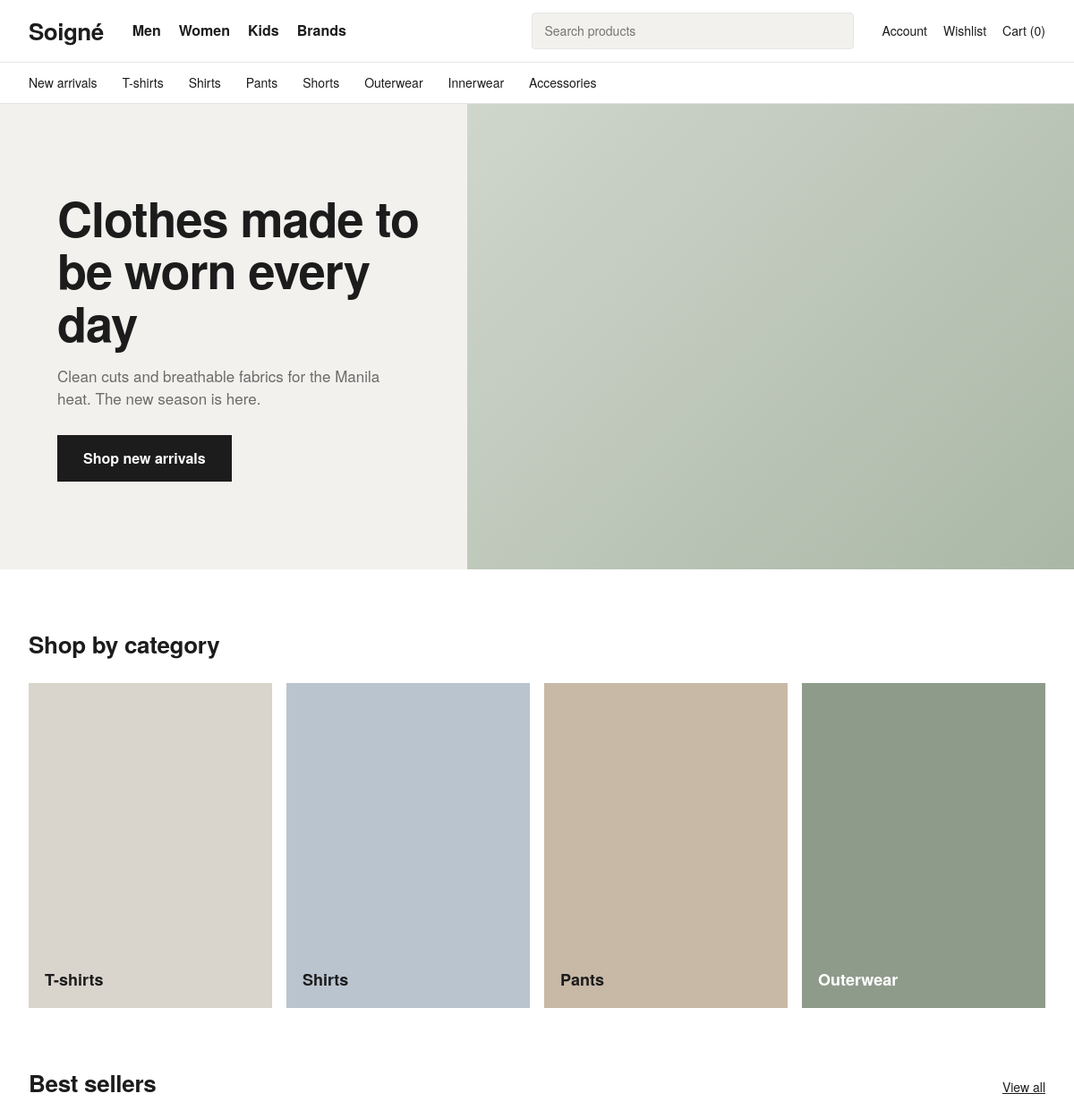
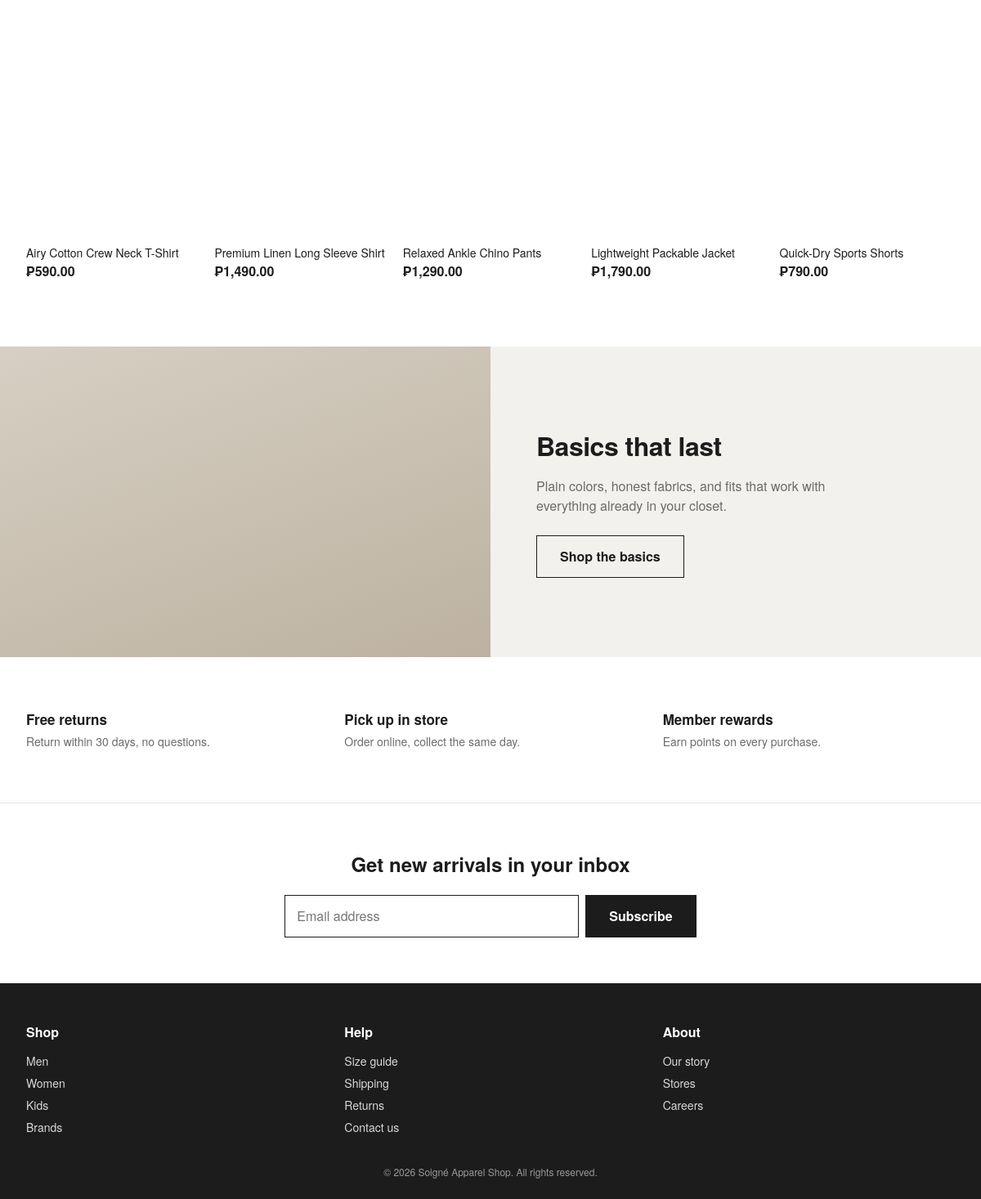
The page / on the database its author committed (2 pictures, top to bottom).
### tables this page shows
CREATE TABLE products (
  product_id  INT AUTO_INCREMENT PRIMARY KEY,
  supplier_id INT NOT NULL,
  name        VARCHAR(150)  NOT NULL,
  category    VARCHAR(50),
  department  ENUM('men','women','kids') NOT NULL DEFAULT 'men',
  price       DECIMAL(10,2) NOT NULL,
  description TEXT,
  created_at  DATETIME DEFAULT CURRENT_TIMESTAMP,
  INDEX idx_department (department),
  FOREIGN KEY (supplier_id) REFERENCES suppliers(supplier_id)
);

CREATE TABLE product_colors (
  product_color_id INT AUTO_INCREMENT PRIMARY KEY,
  product_id       INT         NOT NULL,
  color            VARCHAR(30) NOT NULL,
  image            VARCHAR(255),
  FOREIGN KEY (product_id) REFERENCES products(product_id),
  UNIQUE KEY uniq_product_color (product_id, color)
);

### includes/config.php (called while the page is built, shortened)
<?php
if (!function_exists('peso')) {
    function peso($amount) {
        return '₱' . number_format($amount, 2);
    }
}

### index.php (the view, shortened to what this page needs)
<?php
  include_once("includes/header.php");
  include_once("includes/config.php");
  $q = "SELECT DISTINCT p.*
      FROM products p
      JOIN product_colors pc ON pc.product_id = p.product_id
      JOIN product_variants v ON v.product_color_id = pc.product_color_id
      WHERE v.stock > 0";
  $result = mysqli_query($conn, $q);
?>
  <main>
    <section class="hero">
      <div class="hero-text">
        <h1>Clothes made to be worn every day</h1>
        <p>Clean cuts and breathable fabrics for the Manila heat. The new season is here.</p>
        <a href="#" class="btn">Shop new arrivals</a>
      </div>
      <div class="hero-img" role="img" aria-label="Model wearing a linen shirt"></div>
    </section>
    <section class="section">
      <h2>Shop by category</h2>
      <div class="cat-grid">
        <a href="#" class="cat c1"><span>T-shirts</span></a>
        <a href="#" class="cat c2"><span>Shirts</span></a>
        <a href="#" class="cat c3"><span>Pants</span></a>
        <a href="#" class="cat c4"><span>Outerwear</span></a>
      </div>
    </section>
    <section class="section">
      <div class="section-head">
        <h2>Best sellers</h2>
        <a href="#">View all</a>
      </div>
      <div class="product-row">
        <?php while ($p = mysqli_fetch_assoc($result)) {
          $q2 = "SELECT image FROM product_colors WHERE product_id = ? LIMIT 1";
          $stmt = mysqli_prepare($conn, $q2);
          mysqli_stmt_bind_param($stmt, 'i', $p['product_id']);
          mysqli_stmt_execute($stmt);
          $color = mysqli_fetch_assoc(mysqli_stmt_get_result($stmt));
          ?>
          <a href="product.php?id=<?php echo $p['product_id']; ?>" class="product">
            <div class="thumb" style="background-image: url('images/<?php echo ($color['image']); ?>')"></div>
            <p class="name"><?php echo ($p['name']); ?></p>
            <p class="price"><?php echo peso($p['price']); ?></p>
          </a>
        <?php } ?>
      </div>
    </section>
    <section class="feature">
      <div class="feature-img" role="img" aria-label="Folded basics"></div>
      <div class="feature-text">
        <h2>Basics that last</h2>
        <p>Plain colors, honest fabrics, and fits that work with everything already in your closet.</p>
        <a href="#" class="btn btn-outline">Shop the basics</a>
      </div>
    </section>
    <section class="perks">
      <div><h3>Free returns</h3><p>Return within 30 days, no questions.</p></div>
      <div><h3>Pick up in store</h3><p>Order online, collect the same day.</p></div>
      <div><h3>Member rewards</h3><p>Earn points on every purchase.</p></div>
    </section>
    <section class="newsletter">
      <h2>Get new arrivals in your inbox</h2>
      <form onsubmit="return false">
        <input type="email" placeholder="Email address" aria-label="Email address">
        <button class="btn" type="submit">Subscribe</button>
      </form>
    </section>
  </main>
<?php
  include_once("includes/footer.php");
?>

### includes/header.php (shortened to what this page needs)
<?php
include ('config.php');
$cart_count = 0;
?>
<!DOCTYPE html>
<html lang="en">
<head>
  <link rel="stylesheet" href="<?php echo BASE_URL; ?>styles/homepage.css">
</head>
<body>
<header class="site-header">
    <a href="<?php echo BASE_URL; ?>index.php" class="logo">Soigné</a>
    <nav class="main-nav" aria-label="Main">
    <a href="<?php echo BASE_URL; ?>department.php?dept=men"   class="<?php echo (($dept ?? '') === 'men')   ? 'active' : ''; ?>">Men</a>
    <a href="<?php echo BASE_URL; ?>department.php?dept=women" class="<?php echo (($dept ?? '') === 'women') ? 'active' : ''; ?>">Women</a>
    <a href="<?php echo BASE_URL; ?>department.php?dept=kids"  class="<?php echo (($dept ?? '') === 'kids')  ? 'active' : ''; ?>">Kids</a>
    <a href="<?php echo BASE_URL; ?>brands.php" class="<?php echo (($nav_active ?? '') === 'brands') ? 'active' : ''; ?>">Brands</a>
  </nav>
    <form class="search" role="search" onsubmit="return false">
      <input type="search" placeholder="Search products" aria-label="Search products">
    </form>
    <div class="icons">
      <a href="#">Account</a>
      <a href="#">Wishlist</a>
      <a href="cart.php">Cart (<?php echo $cart_count; ?>)</a>
    </div>
  </header>
  <nav class="sub-nav" aria-label="Men categories">
    <a href="#">New arrivals</a>
    <a href="#">T-shirts</a>
    <a href="#">Shirts</a>
    <a href="#">Pants</a>
    <a href="#">Shorts</a>
    <a href="#">Outerwear</a>
    <a href="#">Innerwear</a>
    <a href="#">Accessories</a>
  </nav>

### includes/footer.php
    <footer class="site-footer">
        <div class="cols">
        <div><h4>Shop</h4>
            <a href="<?php echo BASE_URL; ?>department.php?dept=men"   class="<?php echo (($dept ?? '') === 'men')   ? 'active' : ''; ?>">Men</a>
            <a href="<?php echo BASE_URL; ?>department.php?dept=women" class="<?php echo (($dept ?? '') === 'women') ? 'active' : ''; ?>">Women</a>
            <a href="<?php echo BASE_URL; ?>department.php?dept=kids"  class="<?php echo (($dept ?? '') === 'kids')  ? 'active' : ''; ?>">Kids</a>
            <a href="<?php echo BASE_URL; ?>brands.php" class="<?php echo (($nav_active ?? '') === 'brands') ? 'active' : ''; ?>">Brands</a>
        </div>
        <div><h4>Help</h4><a href="#">Size guide</a><a href="#">Shipping</a><a href="#">Returns</a><a href="#">Contact us</a></div>
        <div><h4>About</h4><a href="#">Our story</a><a href="#">Stores</a><a href="#">Careers</a></div>
        </div>
        <p class="copy">© 2026 Soigné Apparel Shop. All rights reserved.</p>
    </footer>
</body>
</html>

### styles/homepage.css (style rules this page uses)
:root { --ink: #1c1c1c; --muted: #6b6b6b; --line: #e5e5e5; --paper: #ffffff; --stone: #f3f1ee; --accent: #b3261e; --font: "Helvetica Neue", Helvetica, Arial, sans-serif; }
* { box-sizing: border-box; margin: 0; padding: 0; }
html { scroll-behavior: smooth; }
body { font-family: var(--font); color: var(--ink); background: var(--paper); line-height: 1.5; }
a { color: inherit; text-decoration: none; }
.site-header { display: flex; align-items: center; gap: 32px; padding: 14px 32px; border-bottom: 1px solid var(--line); position: sticky; top: 0; background: var(--paper); z-index: 10; }
.logo { font-size: 26px; font-weight: 700; letter-spacing: -0.5px; }
.main-nav { display: flex; gap: 20px; font-weight: 600; }
.main-nav a { padding: 4px 0; border-bottom: 2px solid transparent; }
.search { flex: 1; max-width: 360px; margin-left: auto; }
.search input { width: 100%; padding: 9px 14px; border: 1px solid var(--line); border-radius: 4px; background: var(--stone); font: inherit; font-size: 14px; }
.icons { display: flex; gap: 18px; font-size: 14px; }
.sub-nav { display: flex; gap: 28px; padding: 12px 32px; overflow-x: auto; border-bottom: 1px solid var(--line); font-size: 14px; white-space: nowrap; }
.btn { display: inline-block; padding: 13px 28px; background: var(--ink); color: #fff; border: 1px solid var(--ink); font: inherit; font-weight: 600; cursor: pointer; }
.btn-outline { background: transparent; color: var(--ink); }
.hero { display: grid; grid-template-columns: 1fr 1.3fr; min-height: 520px; background: var(--stone); }
.hero-text { padding: 64px 48px 64px 64px; align-self: center; }
.hero-text h1 { font-size: clamp(34px, 4.5vw, 56px); line-height: 1.08; letter-spacing: -1px; margin-bottom: 18px; }
.hero-text p { color: var(--muted); max-width: 40ch; margin-bottom: 28px; font-size: 17px; }
.hero-img { background: linear-gradient(135deg, #cfd6cc 0%, #aab7a6 100%); }
.section { padding: 64px 32px 0; max-width: 1280px; margin: 0 auto; }
.section h2 { font-size: 26px; letter-spacing: -0.3px; margin-bottom: 24px; }
.section-head { display: flex; justify-content: space-between; align-items: baseline; }
.section-head a { font-size: 14px; text-decoration: underline; }
.cat-grid { display: grid; grid-template-columns: repeat(4, 1fr); gap: 16px; }
.cat { aspect-ratio: 3 / 4; display: flex; align-items: flex-end; padding: 18px; font-weight: 600; font-size: 18px; }
.c1 { background: #d9d4cc; }
.c2 { background: #b9c4cf; }
.c3 { background: #c7b9a6; }
.c4 { background: #8f9b8a; color: #fff; }
.product-row { display: grid; grid-template-columns: repeat(5, 1fr); gap: 16px; }
.thumb { aspect-ratio: 3 / 4; margin-bottom: 10px; }
.product .name { font-size: 14px; }
.price { font-weight: 700; }
.feature { display: grid; grid-template-columns: 1fr 1fr; margin-top: 80px; background: var(--stone); }
.feature-img { background: linear-gradient(160deg, #d6cfc3, #bdb2a1); min-height: 380px; }
.feature-text { padding: 56px; align-self: center; }
.feature-text h2 { font-size: 32px; letter-spacing: -0.5px; margin-bottom: 14px; }
.feature-text p { color: var(--muted); max-width: 42ch; margin-bottom: 24px; }
.perks { display: grid; grid-template-columns: repeat(3, 1fr); gap: 32px; padding: 64px 32px; max-width: 1280px; margin: 0 auto; }
.perks h3 { font-size: 17px; margin-bottom: 4px; }
.perks p { color: var(--muted); font-size: 14px; }
.newsletter { text-align: center; padding: 56px 32px; border-top: 1px solid var(--line); }
.newsletter h2 { font-size: 24px; margin-bottom: 20px; }
.newsletter form { display: flex; justify-content: center; gap: 8px; flex-wrap: wrap; }
.newsletter input { width: min(360px, 100%); padding: 13px 14px; border: 1px solid var(--ink); font: inherit; }
.site-footer { background: var(--ink); color: #d8d8d8; padding: 48px 32px 24px; }
.cols { display: grid; grid-template-columns: repeat(3, 1fr); gap: 32px; max-width: 1280px; margin: 0 auto 32px; }
.cols h4 { color: #fff; margin-bottom: 10px; }
.cols a { display: block; font-size: 14px; padding: 3px 0; }
.copy { text-align: center; font-size: 12px; color: #9a9a9a; }
body { min-height: 100vh; min-height: 100dvh; display: flex; flex-direction: column; }
body > * { width: 100%; box-sizing: border-box; }
.site-footer { margin-top: auto; }

### rows shown on the page
products: name "Airy Cotton Crew Neck T-Shirt", price "₱590.00"
products: name "Premium Linen Long Sleeve Shirt", price "₱1,490.00"
products: name "Relaxed Ankle Chino Pants", price "₱1,290.00"
products: name "Lightweight Packable Jacket", price "₱1,790.00"
products: name "Quick-Dry Sports Shorts", price "₱790.00"

### other values the page prints
$cart_count "0"
